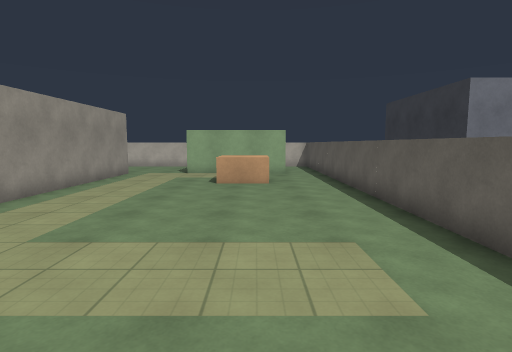
view 1 (above)

24 first-person views from a walk through a 3-D level made in the Unity game engine. The camera is 1.5 m above the floor, tilts 6° down and sees 80° across. The floor is counted in squares, 1 m on a side. Each view is taken from the middle of a square. On the plan, view 1 faces up. The plan holds only what a view shows up to about 15 squares ahead; the rest is blank. The place goes on beyond the plan.

view 2
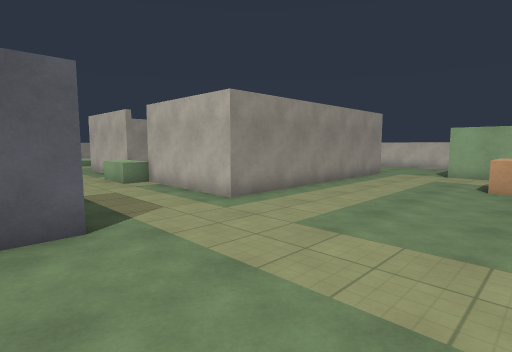

view 3
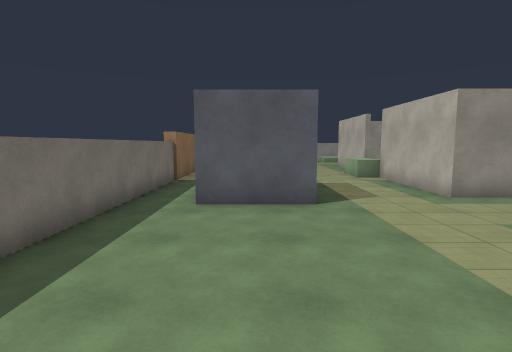

view 4
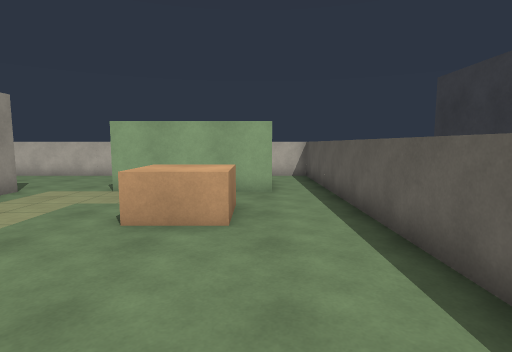

view 5
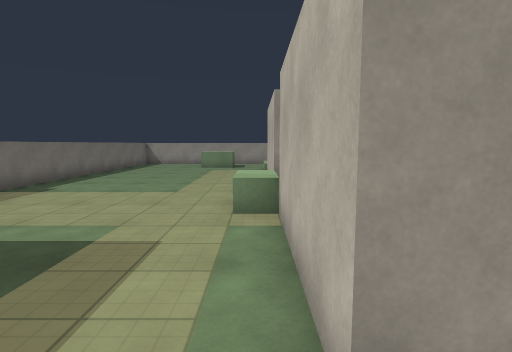

view 6
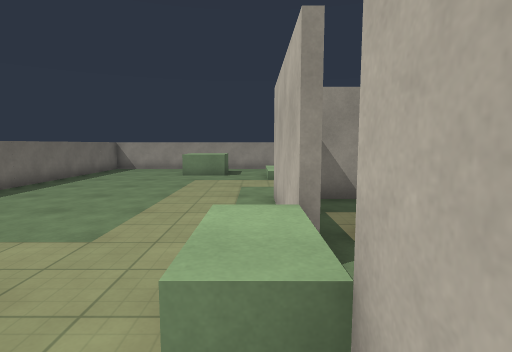

view 7
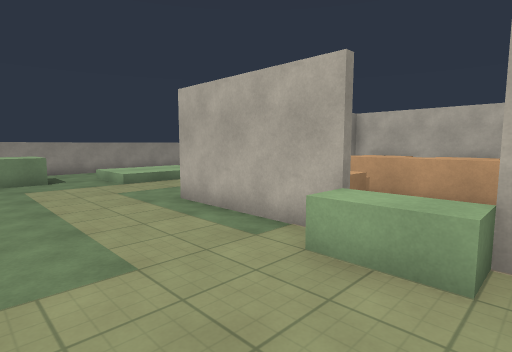

view 8
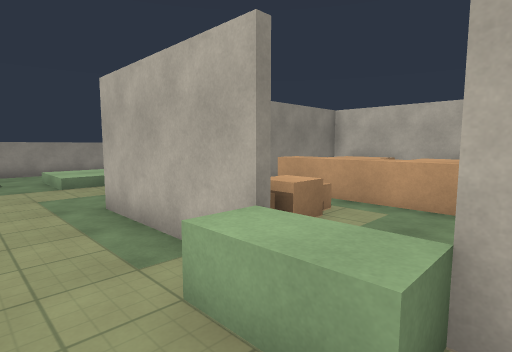

view 9
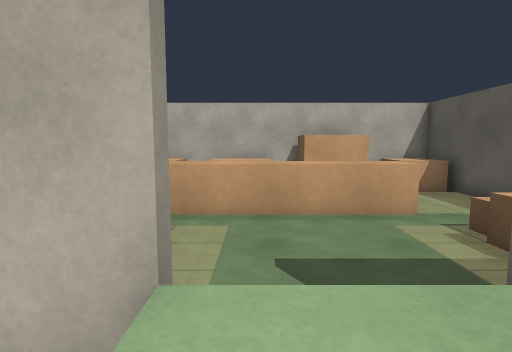

view 10
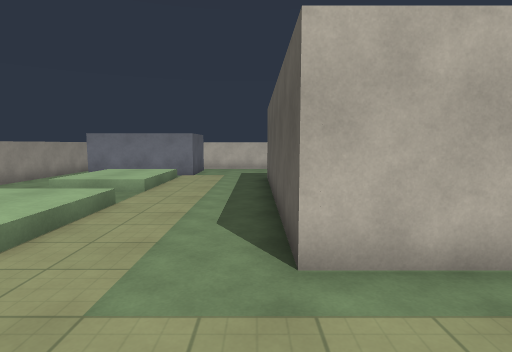

view 11
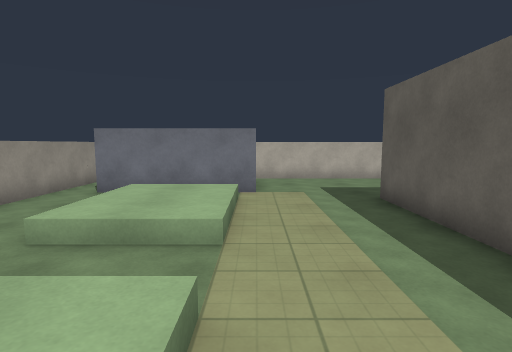

view 12
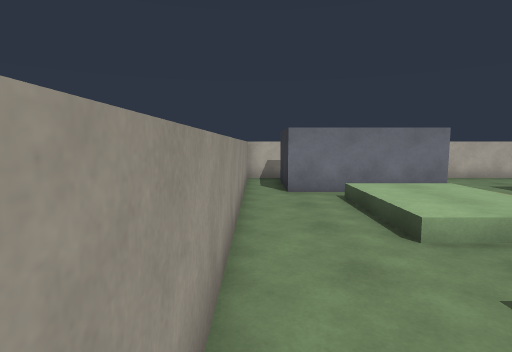

view 13
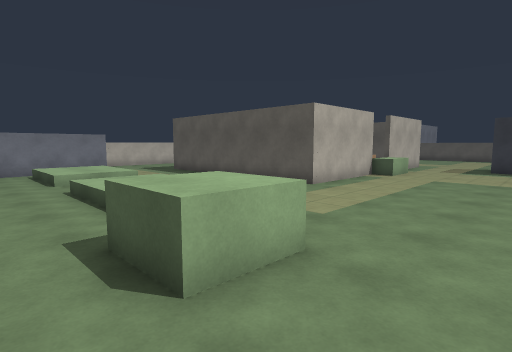

view 14
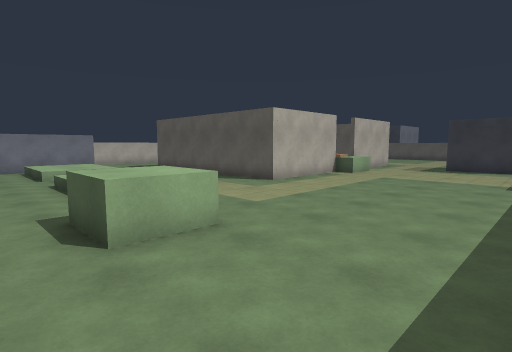

view 15
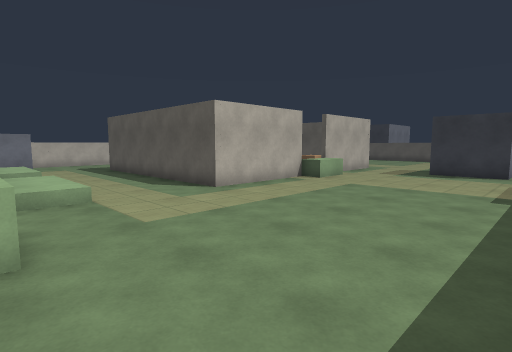

view 16
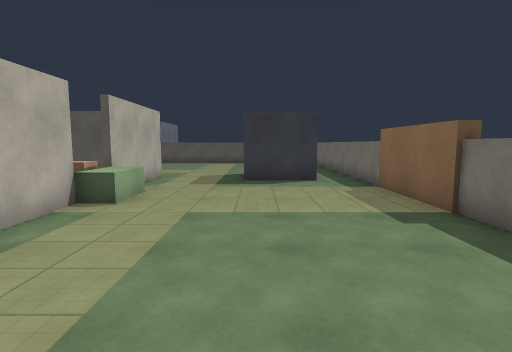

view 17
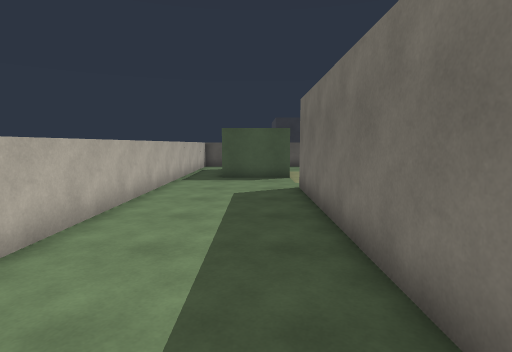

view 18
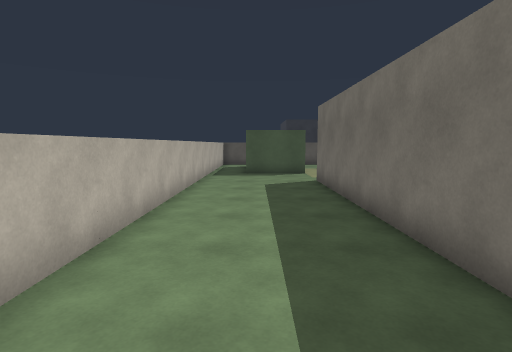

view 19
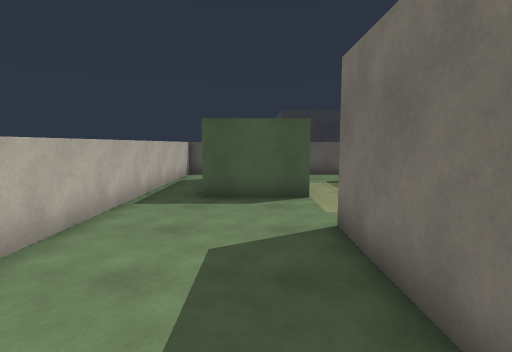

view 20
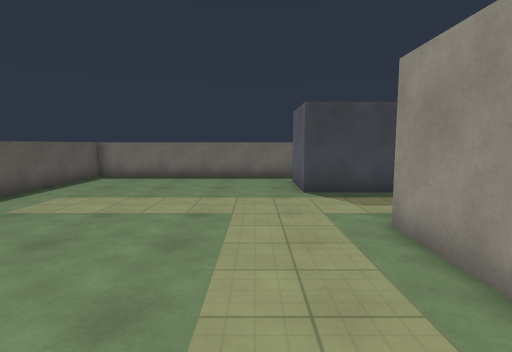

view 21
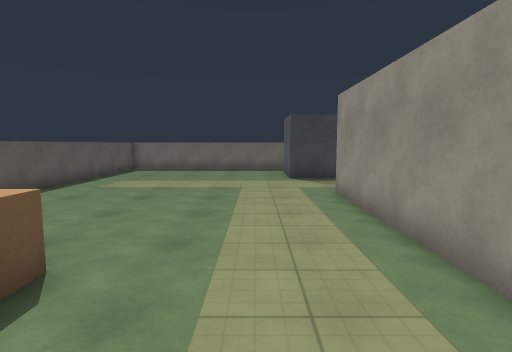

view 22
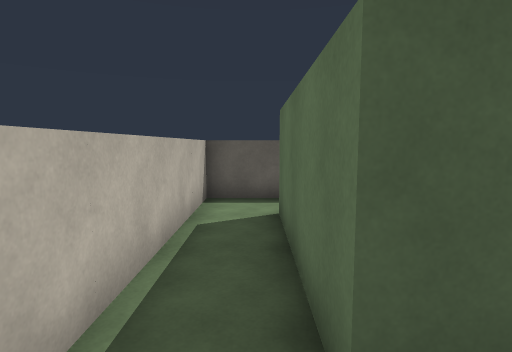

view 23
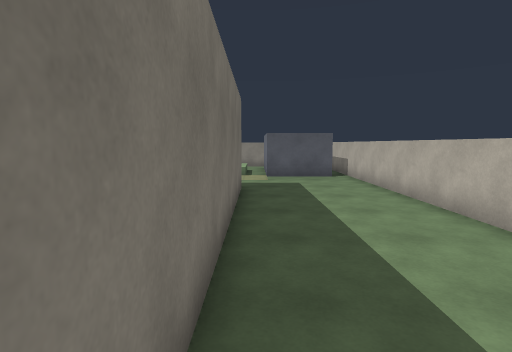

view 24
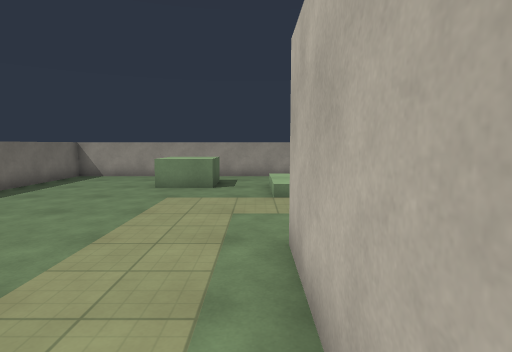

### Floor plan
Key: @ floor where view 1 was taken; # wall or solid block; . main floor; : floor 0.5 m higher than the main floor; ^ raised ledge; O other object.
Columns run from 29 left of view 1 to 3 right of it. Each row starts with its distance up from view 1.
 20   #    ##########################
 19 #.#    #........................#
 18 #.#    #..................#####.#
 17 #.######..................#####.#
 16 #.........................#####.#
 15 #...:::....#OO#OO#OO#O#.........#
 14 #...:::....#OO OO O  OO.........#
 13 #...:::....#      OO O#.....OO..#
 12 #...:::....#        ..#.....OO..#
 11 #..........#^^^^^^^^..#.........#
 10 #..........#  ....... #.........#
  9 #...:::....#  O.....O #.........#
  8 # ..:::....# OO....OO #.........#
  7 #...:::....#..O.....O #.........#
  6 #...:::....#####..#####.........#
  5 #...............OO..............#
  4 #...............................#
  3 #..OO...........................#
  2 #..OO...........................#
  1 #....................###........#
  0 #....................###.....@..#
 -1 #....................###........#
 -2 #...............................#
 -3  ..............####.............
 -4   ##############  ##############

Positions as (right, up) in squares from view 1, and headings:
1: (0, 0), facing up
2: (0, 0), facing up-left
3: (2, 0), facing left
4: (1, 6), facing up
5: (-5, 5), facing left
6: (-10, 5), facing left
7: (-11, 1), facing up-left
8: (-11, 3), facing up-left
9: (-13, 4), facing up
10: (-19, 2), facing up
11: (-22, 7), facing up
12: (-28, 7), facing up
13: (-28, -1), facing up-right
14: (-28, -3), facing up-right
15: (-25, -3), facing up-right
16: (-21, 1), facing right
17: (-17, 17), facing right
18: (-19, 18), facing right
19: (-12, 17), facing right
20: (-4, 11), facing down
21: (-4, 15), facing down
22: (-5, 19), facing right
23: (-8, 16), facing left
24: (-14, 5), facing left
